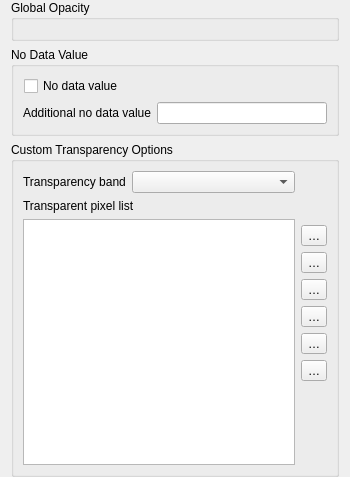
             <widget class="QWidget" name="scrollAreaWidgetContents_2">
              <property name="geometry">
               <rect>
                <x>0</x>
                <y>0</y>
                <width>350</width>
                <height>477</height>
               </rect>
              </property>
              <layout class="QVBoxLayout" name="verticalLayout_5">
               <property name="topMargin">
                <number>0</number>
               </property>
               <property name="bottomMargin">
                <number>0</number>
               </property>
               <item>
                <widget class="QgsCollapsibleGroupBox" name="gboxNoDataValue_2">
                 <property name="title">
                  <string>Global Opacity</string>
                 </property>
                 <property name="syncGroup" stdset="0">
                  <string notr="true">rastertransp</string>
                 </property>
                 <layout class="QGridLayout" name="gridLayout_13">
                  <item row="0" column="0">
                   <widget class="QgsOpacityWidget" name="mOpacityWidget" native="true">
                    <property name="focusPolicy">
                     <enum>Qt::StrongFocus</enum>
                    </property>
                   </widget>
                  </item>
                 </layout>
                </widget>
               </item>
               <item>
                <widget class="QgsCollapsibleGroupBox" name="gboxNoDataValue">
                 <property name="title">
                  <string>No Data Value</string>
                 </property>
                 <property name="syncGroup" stdset="0">
                  <string notr="true">rastertransp</string>
                 </property>
                 <layout class="QGridLayout" name="gridLayout_11">
                  <item row="0" column="0">
                   <layout class="QHBoxLayout" name="horizontalLayout_5">
                    <property name="leftMargin">
                     <number>1</number>
                    </property>
                    <item>
                     <widget class="QCheckBox" name="mSrcNoDataValueCheckBox">
                      <property name="toolTip">
                       <string>Use original source no data value.</string>
                      </property>
                      <property name="text">
                       <string>No data value</string>
                      </property>
                     </widget>
                    </item>
                    <item>
                     <widget class="QLabel" name="lblSrcNoDataValue">
                      <property name="sizePolicy">
                       <sizepolicy hsizetype="Expanding" vsizetype="Preferred">
                        <horstretch>0</horstretch>
                        <verstretch>0</verstretch>
                       </sizepolicy>
                      </property>
                      <property name="toolTip">
                       <string>Original data source no data value, if exists.</string>
                      </property>
                      <property name="text">
                       <string>&lt;src no data value&gt;</string>
                      </property>
                     </widget>
                    </item>
                   </layout>
                  </item>
                  <item row="1" column="0">
                   <layout class="QHBoxLayout" name="horizontalLayout_6">
                    <item>
                     <widget class="QLabel" name="lblUserNoDataValueLabel">
                      <property name="toolTip">
                       <string>Additional user defined no data value.</string>
                      </property>
                      <property name="text">
                       <string>Additional no data value</string>
                      </property>
                     </widget>
                    </item>
                    <item>
                     <widget class="QLineEdit" name="leNoDataValue">
                      <property name="toolTip">
                       <string>Additional user defined no data value.</string>
                      </property>
                     </widget>
                    </item>
                   </layout>
                  </item>
                 </layout>
                </widget>
               </item>
               <item>
                <widget class="QgsCollapsibleGroupBox" name="gboxCustomTransparency">
                 <property name="sizePolicy">
                  <sizepolicy hsizetype="Preferred" vsizetype="Preferred">
                   <horstretch>0</horstretch>
                   <verstretch>5</verstretch>
                  </sizepolicy>
                 </property>
                 <property name="title">
                  <string>Custom Transparency Options</string>
                 </property>
                 <property name="syncGroup" stdset="0">
                  <string notr="true">rastertransp</string>
                 </property>
                 <layout class="QGridLayout" name="gridLayout_3">
                  <item row="2" column="0">
                   <widget class="QTableWidget" name="tableTransparency">
                    <property name="verticalScrollBarPolicy">
                     <enum>Qt::ScrollBarAsNeeded</enum>
                    </property>
                    <property name="alternatingRowColors">
                     <bool>true</bool>
                    </property>
                    <property name="selectionMode">
                     <enum>QAbstractItemView::SingleSelection</enum>
                    </property>
                    <property name="selectionBehavior">
                     <enum>QAbstractItemView::SelectRows</enum>
                    </property>
                    <property name="showGrid">
                     <bool>false</bool>
                    </property>
                    <property name="rowCount">
                     <number>0</number>
                    </property>
                    <property name="columnCount">
                     <number>0</number>
                    </property>
                    <attribute name="horizontalHeaderStretchLastSection">
                     <bool>true</bool>
                    </attribute>
                   </widget>
                  </item>
                  <item row="0" column="0">
                   <layout class="QHBoxLayout" name="horizontalLayout_7">
                    <item>
                     <widget class="QLabel" name="lblTransparent">
                      <property name="sizePolicy">
                       <sizepolicy hsizetype="Maximum" vsizetype="Preferred">
                        <horstretch>0</horstretch>
                        <verstretch>0</verstretch>
                       </sizepolicy>
                      </property>
                      <property name="text">
                       <string>Transparency band</string>
                      </property>
                     </widget>
                    </item>
                    <item>
                     <widget class="QgsRasterBandComboBox" name="cboxTransparencyBand">
                      <property name="enabled">
                       <bool>true</bool>
                      </property>
                      <property name="sizePolicy">
                       <sizepolicy hsizetype="Minimum" vsizetype="Fixed">
                        <horstretch>0</horstretch>
                        <verstretch>0</verstretch>
                       </sizepolicy>
                      </property>
                      <property name="minimumSize">
                       <size>
                        <width>150</width>
                        <height>0</height>
                       </size>
                      </property>
                     </widget>
                    </item>
                   </layout>
                  </item>
                  <item row="2" column="1">
                   <layout class="QVBoxLayout" name="_2">
                    <property name="leftMargin">
                     <number>0</number>
                    </property>
                    <property name="topMargin">
                     <number>6</number>
                    </property>
                    <property name="rightMargin">
                     <number>0</number>
                    </property>
                    <property name="bottomMargin">
                     <number>6</number>
                    </property>
                    <item>
                     <widget class="QToolButton" name="pbnAddValuesManually">
                      <property name="toolTip">
                       <string>Add values manually</string>
                      </property>
                      <property name="text">
                       <string>…</string>
                      </property>
                      <property name="icon">
                       <iconset>
                        <normaloff>:/images/themes/default/symbologyAdd.svg</normaloff>:/images/themes/default/symbologyAdd.svg</iconset>
                      </property>
                     </widget>
                    </item>
                    <item>
                     <widget class="QToolButton" name="pbnAddValuesFromDisplay">
                      <property name="enabled">
                       <bool>true</bool>
                      </property>
                      <property name="toolTip">
                       <string>Add values from display</string>
                      </property>
                      <property name="text">
                       <string>…</string>
                      </property>
                      <property name="icon">
                       <iconset>
                        <normaloff>:/images/themes/default/mActionContextHelp.png</normaloff>:/images/themes/default/mActionContextHelp.png</iconset>
                      </property>
                     </widget>
                    </item>
                    <item>
                     <widget class="QToolButton" name="pbnRemoveSelectedRow">
                      <property name="toolTip">
                       <string>Remove selected row</string>
                      </property>
                      <property name="text">
                       <string>…</string>
                      </property>
                      <property name="icon">
                       <iconset>
                        <normaloff>:/images/themes/default/symbologyRemove.svg</normaloff>:/images/themes/default/symbologyRemove.svg</iconset>
                      </property>
                     </widget>
                    </item>
                    <item>
                     <widget class="QToolButton" name="pbnDefaultValues">
                      <property name="toolTip">
                       <string>Default values</string>
                      </property>
                      <property name="text">
                       <string>…</string>
                      </property>
                      <property name="icon">
                       <iconset>
                        <normaloff>:/images/themes/default/mActionOpenTable.svg</normaloff>:/images/themes/default/mActionOpenTable.svg</iconset>
                      </property>
                     </widget>
                    </item>
                    <item>
                     <widget class="QToolButton" name="pbnImportTransparentPixelValues">
                      <property name="toolTip">
                       <string>Import from file</string>
                      </property>
                      <property name="text">
                       <string>…</string>
                      </property>
                      <property name="icon">
                       <iconset>
                        <normaloff>:/images/themes/default/mActionFileOpen.svg</normaloff>:/images/themes/default/mActionFileOpen.svg</iconset>
                      </property>
                     </widget>
                    </item>
                    <item>
                     <widget class="QToolButton" name="pbnExportTransparentPixelValues">
                      <property name="toolTip">
                       <string>Export to file</string>
                      </property>
                      <property name="text">
                       <string>…</string>
                      </property>
                      <property name="icon">
                       <iconset>
                        <normaloff>:/images/themes/default/mActionFileSave.svg</normaloff>:/images/themes/default/mActionFileSave.svg</iconset>
                      </property>
                     </widget>
                    </item>
                    <item>
                     <spacer name="verticalSpacer_2">
                      <property name="orientation">
                       <enum>Qt::Vertical</enum>
                      </property>
                      <property name="sizeHint" stdset="0">
                       <size>
                        <width>20</width>
                        <height>40</height>
                       </size>
                      </property>
                     </spacer>
                    </item>
                   </layout>
                  </item>
                  <item row="1" column="0">
                   <widget class="QLabel" name="label_6">
                    <property name="text">
                     <string>Transparent pixel list</string>
                    </property>
                   </widget>
                  </item>
                 </layout>
                </widget>
               </item>
               <item>
                <spacer name="verticalSpacer_5">
                 <property name="orientation">
                  <enum>Qt::Vertical</enum>
                 </property>
                 <property name="sizeHint" stdset="0">
                  <size>
                   <width>20</width>
                   <height>0</height>
                  </size>
                 </property>
                </spacer>
               </item>
              </layout>
             </widget>
